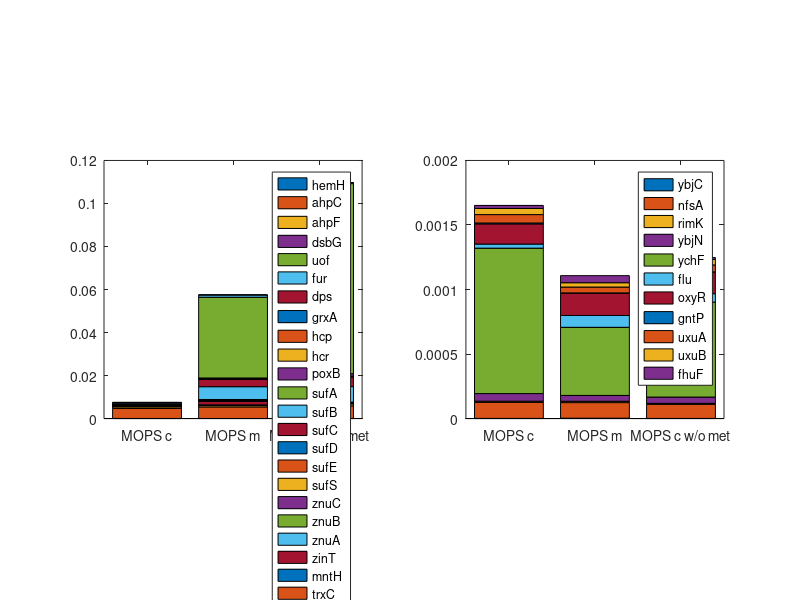

Write the MATLAB code that produced this figure.
clear all;
clc;

%% OxyR regulon
% the first three values are protein synthesis rate in
% MOPS complete, MOPS minimal and MOPS complete w/o methionine
% the fourth value is aa. length
% the fifth value is molecular weight (kD)
% the sixth value is whether this gene is positively (1) or negatively(0)
% regulated

gene_names = {'hemH';'ahpC';'ahpF';'dsbG';'uof';...
              'fur';'dps';'grxA';'ybjC';'nfsA';...
              'rimK';'ybjN';'hcp';'hcr';'poxB';...
              'ychF';'sufA';'sufB';'sufC';'sufD';...
              'sufE';'sufS';'znuC';'znuB';'znuA';...
              'zinT';'flu';'mntH';'trxC';'gor';...
              'metR';'metE';'katG';'oxyR';'gntP';...
              'uxuA';'uxuB';'fhuF';'yjjZ'};
          
synthesis_rate = [476, 124, 254, 320, 35.844, 1;...              % hemH
                  92449, 37153, 76357, 187, 20.761, 1;...        % ahpC
                  5698,1554,4883,521,56.177,1;...              % ahpF
                  543,229,278,248,27.495,1;...                 % dsbG
                  275,119,132,28,3.109,1;...                  % uof
                  6426,2619,4625,148,16.795,1;...              % fur
                  2131,13008,2446,167,18.695,1;...             % dps
                  1247,431,807,85,9.685,1;...                 % grxA
                  46,38,28,95,10.521,0;...                     % ybjC
                  1916,646,1110,240,26.801,0;...               % nfsA
                  101,46,59,300,32.436,0;...                   % rimK
                  1365,367,745,158,17.666,0;...                % ybjN
                  4,1,0,550,60.064,1;...                       % hcp
                  18,16,0,322,35.74,1;...                     % hcr
                  40,877,24,572,62.011,1;...                   % poxB
                  11634,1907,5028,363,39.667,0;...             % ychF
                  146,359,126,122,13.3,1;...                 % sufA
                  75,143,71,495,54.745,1;...                   % sufB
                  117,226,94,248,27.582,1;...                  % sufC
                  82,152,60,423,46.823,1;...                   % sufD
                  76,117,23,138,15.8,1;...                   % sufE
                  63,122,33,406,44.434,1;...                   % sufS
                  332,468,1322,252,27.867,1;...                % znuC
                  252,301,450,261,27.729,1;...                 % znuB
                  3453,25238,57733,310,33.777,1;...            % znuA
                  360,20357,50070,216,24.762,1;...             % zinT
                  122,123,165,1039,106.82,0;...                % flu
                  136,58,57,412,44.194,1;...                   % mntH
                  1704,569,648,139,15.555,1;...                % trxC
                  3255,1055,1664,450,48.772,1;...              % gor
                  292,398,8396,317,35.629,1;...                % metR
                  571,63552,282818,753,84.673,1;...            % metE
                  2814,1908,1550,726,80.024,1;...              % katG
                  1867,726,1332,305,34.276,0;...               % oxyR
                  60,5,5,447,47.138,0;...                      % gntP
                  595,144,325,394,44.838,0;...                 % uxuA
                  364,90,213,486,53.58,0;...                  % uxuB
                  319,261,138,262,30.113,0;...                 % fhuF
                  25,21,2,78,8.697,1 ...                      % yjjZ
                  ];
                  
total_protein = [680,238,450]; % fg, 1g = 1e15 fg
doubling_time = [21.5,56.3,26.5]; % min

synthesis_rate_pos = synthesis_rate(find(synthesis_rate(:,end)==1),:);
synthesis_rate_neg = synthesis_rate(find(synthesis_rate(:,end)==0),:);
assert(size(synthesis_rate_pos,1)+size(synthesis_rate_neg,1)==size(synthesis_rate,1));

frac_pos = synthesis_rate_pos(:,1:3);
for i=1:size(frac_pos,1)
    frac_pos(i,:) = frac_pos(i,:)*synthesis_rate_pos(i,5)*1e3*1.66054e-24*1e15./total_protein; % fg
end

frac_neg = synthesis_rate_neg(:,1:3);
for i=1:size(frac_neg,1)
    frac_neg(i,:) = frac_neg(i,:)*synthesis_rate_neg(i,5)*1e3*1.66054e-24*1e15./total_protein; % fg
end

gene_names_pos = gene_names(find(synthesis_rate(:,end)==1));
gene_names_neg = gene_names(find(synthesis_rate(:,end)==0));

figure();

subplot(1,2,1);
hold on;
bar([1:3],frac_pos','stacked');
set(gca,'XTick',[1,2,3]);
set(gca,'XTicklabel',{'MOPS c';'MOPS m';'MOPS c w/o met'});
axis square;
box on;
legend(gene_names_pos);

subplot(1,2,2);
hold on;
bar([1:3],frac_neg','stacked');
set(gca,'XTick',[1,2,3]);
set(gca,'XTicklabel',{'MOPS c';'MOPS m';'MOPS c w/o met'});
axis square;
legend(gene_names_neg);

box on;
